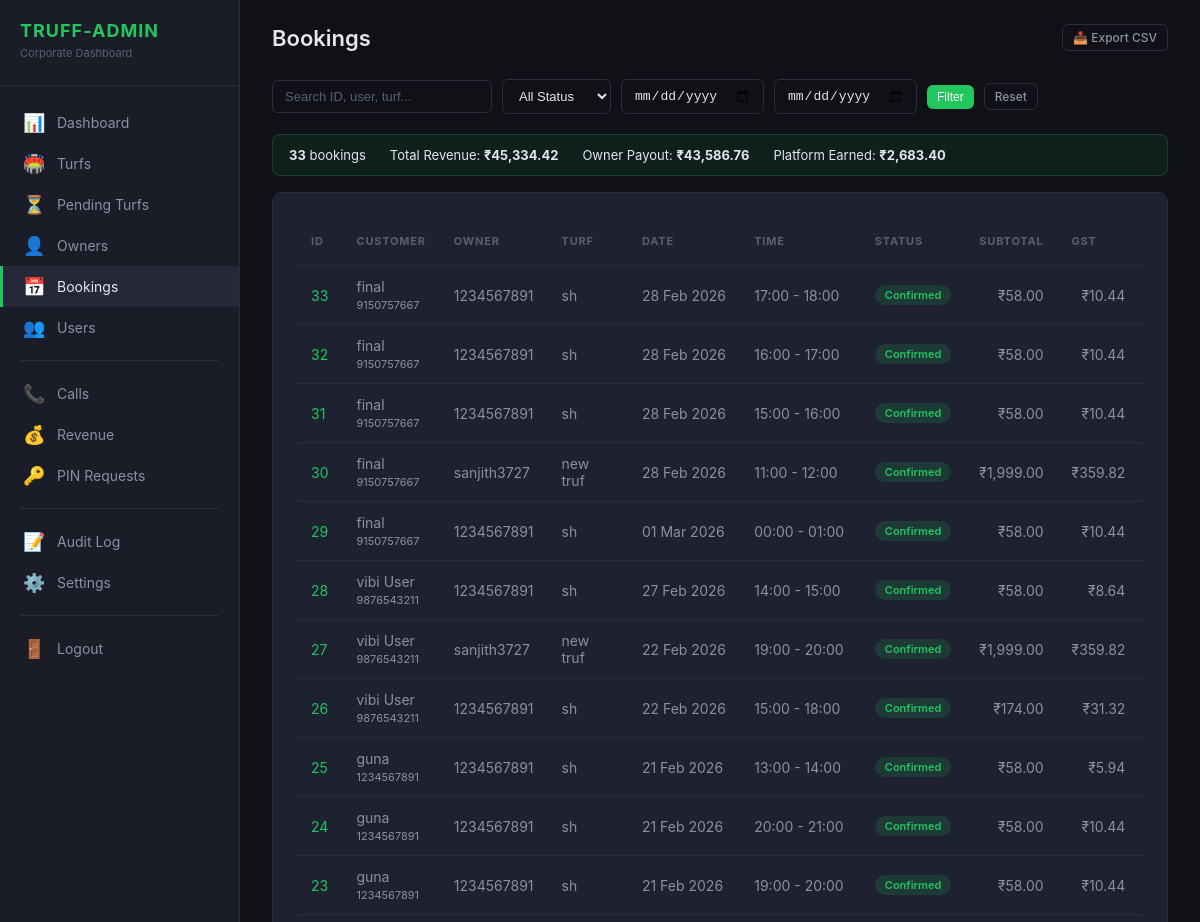
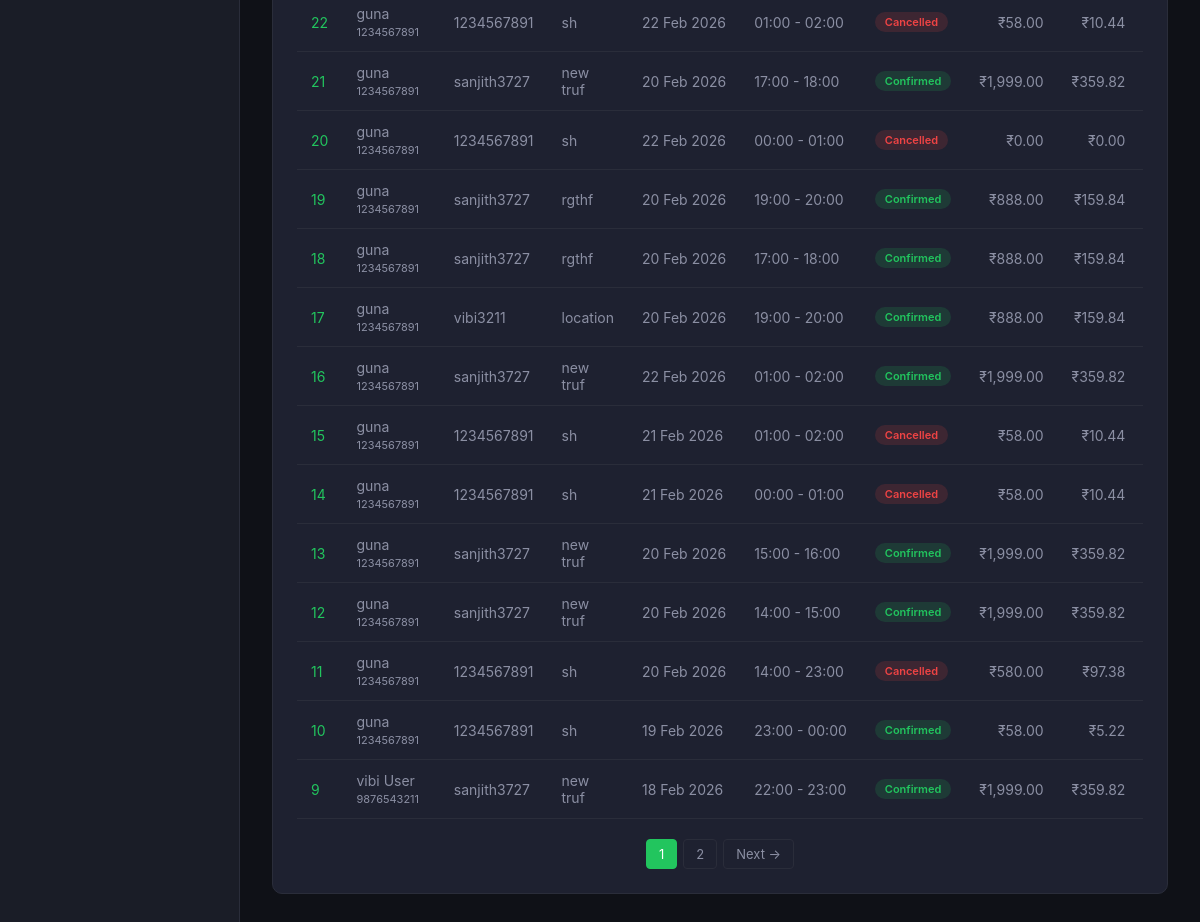
Page /truff-admin/bookings/ (signed in) on the committed database (2 pictures, top to bottom).
### bookings/models.py (models this page shows, shortened)
class Booking(models.Model):
    user = models.ForeignKey(
        settings.AUTH_USER_MODEL,
        on_delete=models.CASCADE,
        related_name='bookings',
    )
    turf = models.ForeignKey(
        'turfs.Turf',
        on_delete=models.CASCADE,
        related_name='bookings',
    )
    preview = models.ForeignKey(
        BookingPreview,
        on_delete=models.SET_NULL,
        null=True, blank=True,
        related_name='booking',
    )
    booking_date = models.DateField()
    start_time = models.TimeField()
    end_time = models.TimeField()
    selected_slots = models.JSONField(null=True, blank=True)
    price_per_hour = models.DecimalField(max_digits=10, decimal_places=2, default=Decimal('0.00'))
    total_price = models.DecimalField(max_digits=10, decimal_places=2, default=Decimal('0.00'))
    discount = models.DecimalField(max_digits=10, decimal_places=2, default=Decimal('0.00'))
    final_price = models.DecimalField(max_digits=10, decimal_places=2, default=Decimal('0.00'))
    gst_amount = models.DecimalField(max_digits=10, decimal_places=2, default=Decimal('0.00'))
    commission = models.DecimalField(max_digits=10, decimal_places=2, default=Decimal('0.00'))
    gst_on_commission = models.DecimalField(max_digits=10, decimal_places=2, default=Decimal('0.00'))
    commission_percent = models.DecimalField(max_digits=5, decimal_places=2, default=Decimal('5.00'))
    platform_fee = models.DecimalField(max_digits=10, decimal_places=2, default=Decimal('0.00'))
    gst_on_platform_fee = models.DecimalField(max_digits=10, decimal_places=2, default=Decimal('0.00'))
    platform_revenue = models.DecimalField(max_digits=10, decimal_places=2, default=Decimal('0.00'))
    owner_payout = models.DecimalField(max_digits=10, decimal_places=2, default=Decimal('0.00'))
    payout_status = models.CharField(
        max_length=20,
        choices=PayoutStatus.choices,
        default=PayoutStatus.PENDING,
    )
    is_redeemed = models.BooleanField(default=False)
    credits_used = models.PositiveIntegerField(default=0)
    is_first_booking = models.BooleanField(default=False)
    idempotency_key = models.UUIDField(unique=True, null=True, blank=True)
    booking_status = models.CharField(
        max_length=20,
        choices=BookingStatus.choices,
        default=BookingStatus.PENDING,
    )
    payment_status = models.CharField(
        max_length=20,
        choices=PaymentStatus.choices,
        default=PaymentStatus.PENDING,
    )
    razorpay_order_id = models.CharField(max_length=100, null=True, blank=True, db_index=True)
    razorpay_payment_id = models.CharField(max_length=100, null=True, blank=True)
    razorpay_signature = models.CharField(max_length=200, null=True, blank=True)
    notes = models.TextField(blank=True, null=True)
    cancelled_reason = models.TextField(blank=True, null=True)
    cancelled_at = models.DateTimeField(blank=True, null=True)
    cancelled_by_admin = models.BooleanField(default=False)
    created_at = models.DateTimeField(auto_now_add=True)
    updated_at = models.DateTimeField(auto_now=True)
    class Meta:
        ordering = ['-created_at']
        indexes = [
            models.Index(fields=['user', 'booking_date']),
            models.Index(fields=['turf', 'booking_date']),
            models.Index(fields=['booking_status']),
            models.Index(fields=['idempotency_key']),
        ]

### users/models.py (models this page shows, shortened)
class CustomUser(AbstractUser):
    class UserRole(models.TextChoices):
        USER = 'user', 'Normal User'
        TURF_OWNER = 'turf_owner', 'Turf Owner'
        PLATFORM_ADMIN = 'admin', 'Platform Admin'
    phone_number = models.CharField(max_length=15, blank=True, null=True)
    role = models.CharField(max_length=20, choices=UserRole.choices, default=UserRole.USER)
    profile_picture = models.ImageField(upload_to='profile_pictures/', blank=True, null=True)
    bio = models.TextField(blank=True, null=True)
    is_verified = models.BooleanField(default=False)
    is_phone_verified = models.BooleanField(default=False)
    referral_code = models.CharField(max_length=10, unique=True, null=True, blank=True)
    referred_by = models.ForeignKey(
        'self', null=True, blank=True, on_delete=models.SET_NULL, related_name='referrals'
    )
    referral_click_count = models.IntegerField(default=0)
    referral_install_count = models.IntegerField(default=0)
    referral_cashback_earned = models.DecimalField(max_digits=10, decimal_places=2, default=0)
    total_referrals = models.IntegerField(default=0)
    qualified_referrals = models.IntegerField(default=0)
    wallet_balance = models.DecimalField(max_digits=10, decimal_places=2, default=0)
    referred_by_owner = models.ForeignKey(
        'TurfOwner', null=True, blank=True, on_delete=models.SET_NULL,
        related_name='referred_users',
    )
    total_bookings = models.PositiveIntegerField(default=0)
    total_credits = models.PositiveIntegerField(default=0)
    used_credits = models.PositiveIntegerField(default=0)
    first_booking_completed = models.BooleanField(default=False)
    created_at = models.DateTimeField(auto_now_add=True)
    updated_at = models.DateTimeField(auto_now=True)
    class Meta:
        ordering = ['-created_at']

### turfs/models.py (models this page shows, shortened)
class Turf(models.Model):
    owner = models.ForeignKey(User, on_delete=models.CASCADE, related_name='turfs')
    name = models.CharField(max_length=200)
    description = models.TextField(blank=True, null=True)
    address = models.TextField()
    city = models.CharField(max_length=100)
    state = models.CharField(max_length=100)
    postal_code = models.CharField(max_length=10, blank=True, null=True)
    latitude = models.FloatField()
    longitude = models.FloatField()
    price_per_hour = models.IntegerField(validators=[MinValueValidator(1)])
    max_players = models.IntegerField(default=22, validators=[MinValueValidator(1)])
    status = models.CharField(max_length=20, choices=TurfStatus.choices, default=TurfStatus.PENDING)
    rejection_reason = models.TextField(blank=True, null=True)
    suspend_reason = models.TextField(blank=True, null=True)
    sports = models.ManyToManyField(Sport, related_name='turfs')
    amenities = models.ManyToManyField(Amenity, related_name='turfs')
    rating = models.FloatField(
        default=4.5,
        validators=[MinValueValidator(0.0), MaxValueValidator(5.0)]
    )
    review_count = models.IntegerField(default=0)
    is_active = models.BooleanField(default=False)
    google_maps_share_link = models.URLField(blank=True, null=True)
    created_at = models.DateTimeField(auto_now_add=True)
    updated_at = models.DateTimeField(auto_now=True)
    approved_at = models.DateTimeField(blank=True, null=True)
    approved_by = models.ForeignKey(
        User, on_delete=models.SET_NULL, null=True, blank=True,
        related_name='approved_turfs',
    )
    class Meta:
        ordering = ['-created_at']
        indexes = [
            models.Index(fields=['status', 'is_active']),
            models.Index(fields=['latitude', 'longitude']),
            models.Index(fields=['owner', 'status']),
        ]

### truff_admin_panel/views.py (the view)
# urls.py: path('bookings/', views.BookingListView.as_view(), name='bookings'),
class BookingListView(TruffAdminRequiredMixin, View):
    def get(self, request):
        qs = Booking.objects.select_related('user', 'turf', 'turf__owner').all()
        search = request.GET.get('q', '')
        if search:
            qs = qs.filter(
                Q(id__icontains=search) |
                Q(user__username__icontains=search) |
                Q(turf__name__icontains=search)
            )
        status = request.GET.get('status')
        if status:
            qs = qs.filter(booking_status=status)
        date_from = request.GET.get('date_from')
        if date_from:
            qs = qs.filter(booking_date__gte=date_from)
        date_to = request.GET.get('date_to')
        if date_to:
            qs = qs.filter(booking_date__lte=date_to)
        paginator = Paginator(qs.order_by('-created_at'), 25)
        page = paginator.get_page(request.GET.get('page', 1))
        summary = qs.aggregate(
            total_revenue=Sum('final_price'),
            total_payout=Sum('owner_payout'),
            total_platform_revenue=Sum('platform_revenue'),
            total_count=Count('id'),
        )
        return render(request, 'truff_admin/bookings_list.html', {
            'page': page,
            'search_query': search,
            'current_status': status or '',
            'date_from': date_from or '',
            'date_to': date_to or '',
            'status_choices': BookingStatus.choices,
            'summary': summary,
        })

### truff_admin_panel/templates/truff_admin/bookings_list.html (shortened to what this page needs)
{% extends "truff_admin/base.html" %}
{% load truff_tags %}
{% block content %}
<div class="topbar">
    <h1>Bookings</h1>
    <div class="topbar-actions">
        <a href="/truff-admin/export/bookings/" class="btn btn-outline btn-sm">&#128229; Export CSV</a>
    </div>
</div>
<div class="filter-bar">
    <form method="get" style="display:flex;gap:10px;flex-wrap:wrap;align-items:center;width:100%;">
        <input type="text" name="q" class="form-input" placeholder="Search ID, user, turf..." value="{{ search_query }}"
            style="width:220px;">
        <select name="status" class="form-select">
            <option value="">All Status</option>
        </select>
        <input type="date" name="date_from" class="form-input" value="{{ date_from }}" title="From date">
        <input type="date" name="date_to" class="form-input" value="{{ date_to }}" title="To date">
        <button type="submit" class="btn btn-primary btn-sm">Filter</button>
        <a href="/truff-admin/bookings/" class="btn btn-outline btn-sm">Reset</a>
    </form>
</div>
<div
    style="display:flex;gap:24px;flex-wrap:wrap;padding:12px 16px;background:rgba(34,197,94,0.08);border:1px solid rgba(34,197,94,0.2);border-radius:8px;margin-bottom:16px;font-size:13px;">
    <span><b>{{ summary.total_count|default:0 }}</b> bookings</span>
    <span>Total Revenue: <b>{{ summary.total_revenue|currency }}</b></span>
    <span>Owner Payout: <b>{{ summary.total_payout|currency }}</b></span>
    <span>Platform Earned: <b>{{ summary.total_platform_revenue|currency }}</b></span>
</div>
<div class="panel">
    <div style="overflow-x:auto;">
        <table class="data-table" style="min-width:1200px;">
            <thead>
                <tr>
                    <th>ID</th>
                    <th>Customer</th>
                    <th>Owner</th>
                    <th>Turf</th>
                    <th>Date</th>
                    <th>Time</th>
                    <th>Status</th>
                    <th title="Base slot price after discount">Subtotal</th>
                    <th title="18% GST on slots">GST</th>
                    <th title="Fixed fee per booking">PF</th>
                </tr>
            </thead>
            <tbody>
                {% for b in page %}
                <tr>
                    <td><a href="/truff-admin/bookings/{{ b.id }}/">{{ b.id }}</a></td>
                    <td style="white-space:nowrap;">{{ b.user.get_full_name|default:b.user.username }}<br><span
                            style="font-size:11px;color:#8b8fa3;">{{ b.user.phone_number|default:"" }}</span></td>
                    <td>{{ b.turf.owner.username }}</td>
                    <td>{{ b.turf.name }}</td>
                    <td style="white-space:nowrap;">{{ b.booking_date|date:"d M Y" }}</td>
                    <td style="white-space:nowrap;">{{ b.start_time|time:"H:i" }} - {{ b.end_time|time:"H:i" }}</td>
                    <td><span class="badge {{ b.booking_status|status_badge }}">{{ b.booking_status }}</span></td>
                    <td style="text-align:right;">{{ b.total_price|currency }}</td>
                    <td style="text-align:right;">{{ b.gst_amount|currency }}</td>
                    <td style="text-align:right;">{{ b.platform_fee|currency }}</td>
                </tr>
                {% empty %}
                <tr>
                    <td colspan="17" style="text-align:center;color:#8b8fa3;">No bookings found</td>
                </tr>
                {% endfor %}
            </tbody>
        </table>
    </div>
    {% if page.has_other_pages %}
    <div class="pagination">
        {% for num in page.paginator.page_range %}
        {% if page.number == num %}
        <span class="active">{{ num }}</span>
        {% elif num > page.number|add:"-3" and num < page.number|add:"3" %} <a
            href="?page={{ num }}&q={{ search_query }}&status={{ current_status }}&date_from={{ date_from }}&date_to={{ date_to }}">
            {{ num }}</a>
            {% endif %}
            {% endfor %}
            {% if page.has_next %}
            <a
                href="?page={{ page.next_page_number }}&q={{ search_query }}&status={{ current_status }}&date_from={{ date_from }}&date_to={{ date_to }}">Next
                &#8594;</a>
            {% endif %}
    </div>
    {% endif %}
</div>
{% endblock %}

### rows in the picture
Booking: id "33", user.get_full_name "final", user.phone_number "9150757667", turf.owner.username "1234567891", turf.name "sh", booking_date "28 Feb 2026", start_time "17:00", end_time "18:00", booking_status "Confirmed", total_price "₹58.00", gst_amount "₹10.44"
Booking: id "32", user.get_full_name "final", user.phone_number "9150757667", turf.owner.username "1234567891", turf.name "sh", booking_date "28 Feb 2026", start_time "16:00", end_time "17:00", booking_status "Confirmed", total_price "₹58.00", gst_amount "₹10.44"
Booking: id "31", user.get_full_name "final", user.phone_number "9150757667", turf.owner.username "1234567891", turf.name "sh", booking_date "28 Feb 2026", start_time "15:00", end_time "16:00", booking_status "Confirmed", total_price "₹58.00", gst_amount "₹10.44"
Booking: id "30", user.get_full_name "final", user.phone_number "9150757667", turf.owner.username "sanjith3727", turf.name "new truf", booking_date "28 Feb 2026", start_time "11:00", end_time "12:00", booking_status "Confirmed", total_price "₹1,999.00", gst_amount "₹359.82"
Booking: id "29", user.get_full_name "final", user.phone_number "9150757667", turf.owner.username "1234567891", turf.name "sh", booking_date "01 Mar 2026", start_time "00:00", end_time "01:00", booking_status "Confirmed", total_price "₹58.00", gst_amount "₹10.44"
Booking: id "28", user.get_full_name "vibi User", user.phone_number "9876543211", turf.owner.username "1234567891", turf.name "sh", booking_date "27 Feb 2026", start_time "14:00", end_time "15:00", booking_status "Confirmed", total_price "₹58.00", gst_amount "₹8.64"
Booking: id "27", user.get_full_name "vibi User", user.phone_number "9876543211", turf.owner.username "sanjith3727", turf.name "new truf", booking_date "22 Feb 2026", start_time "19:00", end_time "20:00", booking_status "Confirmed", total_price "₹1,999.00", gst_amount "₹359.82"
Booking: id "26", user.get_full_name "vibi User", user.phone_number "9876543211", turf.owner.username "1234567891", turf.name "sh", booking_date "22 Feb 2026", start_time "15:00", end_time "18:00", booking_status "Confirmed", total_price "₹174.00", gst_amount "₹31.32"
Booking: id "25", user.get_full_name "guna", user.phone_number "1234567891", turf.owner.username "1234567891", turf.name "sh", booking_date "21 Feb 2026", start_time "13:00", end_time "14:00", booking_status "Confirmed", total_price "₹58.00", gst_amount "₹5.94"
Booking: id "24", user.get_full_name "guna", user.phone_number "1234567891", turf.owner.username "1234567891", turf.name "sh", booking_date "21 Feb 2026", start_time "20:00", end_time "21:00", booking_status "Confirmed", total_price "₹58.00", gst_amount "₹10.44"
Booking: id "23", user.get_full_name "guna", user.phone_number "1234567891", turf.owner.username "1234567891", turf.name "sh", booking_date "21 Feb 2026", start_time "19:00", end_time "20:00", booking_status "Confirmed", total_price "₹58.00", gst_amount "₹10.44"
Booking: id "22", user.get_full_name "guna", user.phone_number "1234567891", turf.owner.username "1234567891", turf.name "sh", booking_date "22 Feb 2026", start_time "01:00", end_time "02:00", booking_status "Cancelled", total_price "₹58.00", gst_amount "₹10.44"
Booking: id "21", user.get_full_name "guna", user.phone_number "1234567891", turf.owner.username "sanjith3727", turf.name "new truf", booking_date "20 Feb 2026", start_time "17:00", end_time "18:00", booking_status "Confirmed", total_price "₹1,999.00", gst_amount "₹359.82"
Booking: id "20", user.get_full_name "guna", user.phone_number "1234567891", turf.owner.username "1234567891", turf.name "sh", booking_date "22 Feb 2026", start_time "00:00", end_time "01:00", booking_status "Cancelled", total_price "₹0.00", gst_amount "₹0.00"
Booking: id "19", user.get_full_name "guna", user.phone_number "1234567891", turf.owner.username "sanjith3727", turf.name "rgthf", booking_date "20 Feb 2026", start_time "19:00", end_time "20:00", booking_status "Confirmed", total_price "₹888.00", gst_amount "₹159.84"
Booking: id "18", user.get_full_name "guna", user.phone_number "1234567891", turf.owner.username "sanjith3727", turf.name "rgthf", booking_date "20 Feb 2026", start_time "17:00", end_time "18:00", booking_status "Confirmed", total_price "₹888.00", gst_amount "₹159.84"
Booking: id "17", user.get_full_name "guna", user.phone_number "1234567891", turf.owner.username "vibi3211", turf.name "location", booking_date "20 Feb 2026", start_time "19:00", end_time "20:00", booking_status "Confirmed", total_price "₹888.00", gst_amount "₹159.84"
Booking: id "16", user.get_full_name "guna", user.phone_number "1234567891", turf.owner.username "sanjith3727", turf.name "new truf", booking_date "22 Feb 2026", start_time "01:00", end_time "02:00", booking_status "Confirmed", total_price "₹1,999.00", gst_amount "₹359.82"
Booking: id "15", user.get_full_name "guna", user.phone_number "1234567891", turf.owner.username "1234567891", turf.name "sh", booking_date "21 Feb 2026", start_time "01:00", end_time "02:00", booking_status "Cancelled", total_price "₹58.00", gst_amount "₹10.44"
Booking: id "14", user.get_full_name "guna", user.phone_number "1234567891", turf.owner.username "1234567891", turf.name "sh", booking_date "21 Feb 2026", start_time "00:00", end_time "01:00", booking_status "Cancelled", total_price "₹58.00", gst_amount "₹10.44"
Booking: id "13", user.get_full_name "guna", user.phone_number "1234567891", turf.owner.username "sanjith3727", turf.name "new truf", booking_date "20 Feb 2026", start_time "15:00", end_time "16:00", booking_status "Confirmed", total_price "₹1,999.00", gst_amount "₹359.82"
Booking: id "12", user.get_full_name "guna", user.phone_number "1234567891", turf.owner.username "sanjith3727", turf.name "new truf", booking_date "20 Feb 2026", start_time "14:00", end_time "15:00", booking_status "Confirmed", total_price "₹1,999.00", gst_amount "₹359.82"
Booking: id "11", user.get_full_name "guna", user.phone_number "1234567891", turf.owner.username "1234567891", turf.name "sh", booking_date "20 Feb 2026", start_time "14:00", end_time "23:00", booking_status "Cancelled", total_price "₹580.00", gst_amount "₹97.38"
Booking: id "10", user.get_full_name "guna", user.phone_number "1234567891", turf.owner.username "1234567891", turf.name "sh", booking_date "19 Feb 2026", start_time "23:00", end_time "00:00", booking_status "Confirmed", total_price "₹58.00", gst_amount "₹5.22"
Booking: id "9", user.get_full_name "vibi User", user.phone_number "9876543211", turf.owner.username "sanjith3727", turf.name "new truf", booking_date "18 Feb 2026", start_time "22:00", end_time "23:00", booking_status "Confirmed", total_price "₹1,999.00", gst_amount "₹359.82"

### other values in the picture
{{ summary.total_count|default:0 }} "33"
{{ summary.total_revenue|currency }} "₹45,334.42"
{{ summary.total_payout|currency }} "₹43,586.76"
{{ summary.total_platform_revenue|currency }} "₹2,683.40"
{{ num }} "1"
{{ num }} "2"
